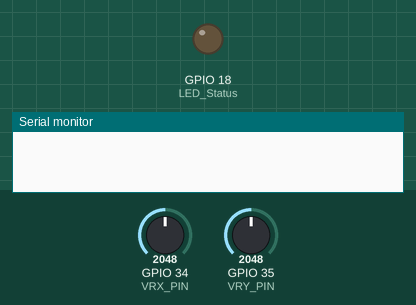
Simulated run of this sketch. Board: ESP32. Shown: output pins drawn as LEDs (lit = HIGH), the last lines printed to the serial monitor. The inputs (shaded band) are chosen by the test bench; at power-on: GPIO 34 (VRX_PIN) = 2048, GPIO 35 (VRY_PIN) = 2048. WiFi joins after 1.5 s; servers stay silent unless stated.

Above: at 0.1 s.
At 3.2 s:
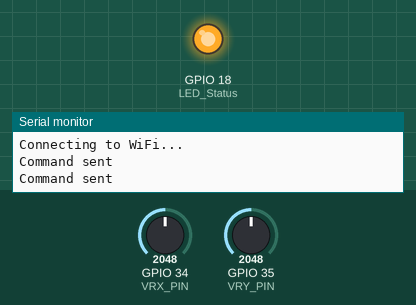
3.3 s: GPIO 34 (VRX_PIN) set to 4040
5.9 s: GPIO 35 (VRY_PIN) set to 4040
8.3 s: GPIO 34 (VRX_PIN) set to 0
Timing chart, 0 to 11.3 s (numbered marks = the images above; inputs shaded):
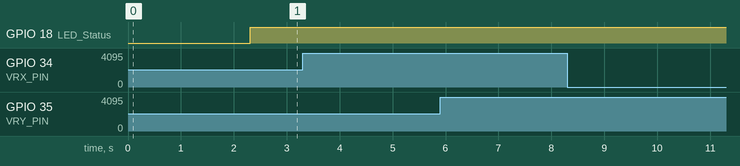

The sketch:

TestCode_Remote.ino
```cpp
#include <WiFi.h>
#include <WiFiClient.h>

#define VRX_PIN  34
#define VRY_PIN  35

#define LED_Status 18

String command = "NNN";

const char* ssid = "CarMCU";
const char* password = "1212312121";
const char* serverIP = "192.168.4.1"; // Replace with NodeMCU's IP address
const int serverPort = 80;

const int COMMAND_LENGTH = 3; // Define the length of each command

int valueX = 0 ; // to store the X-axis value
int valueY = 0 ; // to store the Y-axis value

void setup() {
  Serial.begin(115200);
  delay(10);
  pinMode(LED_Status, OUTPUT);

  // Connect ESP32 to the NodeMCU's Wi-Fi network
  WiFi.begin(ssid, password);
  while (WiFi.status() != WL_CONNECTED) {
    delay(1000);
    Serial.println("Connecting to WiFi...");
  }
}

void loop() {
  valueX = analogRead(VRX_PIN);
  valueY = analogRead(VRY_PIN);
//  Serial.println(valueX);
//  Serial.println(valueY);
//  Serial.println("---------------------------");
//  delay(500);
  if((valueX > 1920) && (valueY < 10)){
   Serial.println("Move left");
   command = "LLL";}
  else if((valueX > 1900) && (valueY > 4000)){
   Serial.println("Move right");
   command = "RRR";}
  else if((valueX < 10) && (valueY > 1500)){
   Serial.println("Move down");
   command = "BBB";}
  else if((valueX > 4000) && (valueY > 1500)){
   Serial.println("Move up");
   command = "FFF";}
  else{command = "NNN";}
  delay(100);

  WiFiClient client;

  if(client.connect(serverIP, serverPort))
  {
    digitalWrite(LED_Status, HIGH);
    client.print(command);
    client.stop();
    Serial.println("Command sent");
  }
  else
  {
    Serial.println("Connection failed");
    digitalWrite(LED_Status, LOW);
  }
  delay(300);
}
```
